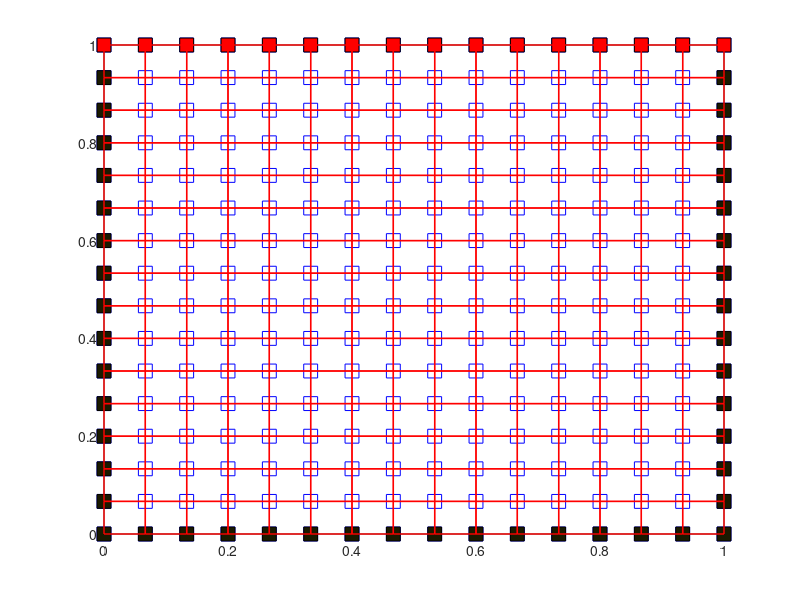

MATLAB code for this plot: (Note: this script raises an error after producing the figure.)
clc 
clear all
close all
q=0;
kcoef=1.0;
nex=15; % numero de elementos en x
ney=15; % numero de elementos en y
net=nex*ney; % numero total de elementos
nx=(nex + 1); % numero de nodos en x
ny=(ney + 1); % numero de nodos en y
nn=nx*ny; % numero de nodos totales 
Lx=1.0;Ly=1.0; % longitudes
dx=Lx/nex; 
dy=Ly/ney;
xe=zeros(2*nn,1); % vector posicion en maya
u=zeros(nn,1);    % vector solucion
ii=0;
nbc=zeros(nn,1);  % condiciondes de frontera
jj=0;jnb=0;
for j=1:ny
   
    for i=1:nx
        ii=ii + 1;%jj=jj +1;
        xe(2*ii-1,1)=dx*(i-1);
        xe(2*ii,1)=dy*(j-1);
         % nodos internos
         plot(xe(2*ii-1),xe(2*ii),'-s','MarkerEdgeColor','b','MarkerSize',10,'MarkerFaceColor',[1 1 1])
         hold on
         
         if ( xe(2*ii-1,1)<=Lx && xe(2*ii,1)== Ly ) % frontera
        jnb=jnb+1; % contador para frontera
        nbc(jnb,1)=ii; % posicion del nodo en la frontera
        u(ii,1)=1.0; % valor en ela frontera
        plot(xe(2*nbc(jnb,1)-1),xe(2*nbc(jnb,1)),'-s','MarkerEdgeColor','k','MarkerSize',10,'MarkerFaceColor',[1 0.0 0.0])
        hold on
         elseif( xe(2*ii-1,1)==0.0 && xe(2*ii,1)<= Ly )%xe(2*ii-1,1)==Lx & xe(2*ii,1)<= Ly)
             jnb =jnb +1;
             nbc(jnb,1)=ii;
             u(ii,1)=0;
             plot(xe(2*nbc(jnb,1)-1),xe(2*nbc(jnb,1)),'-s','MarkerEdgeColor','k','MarkerSize',10,'MarkerFaceColor',[0.1 0.1 0.0])
             hold on
          elseif( xe(2*ii-1,1)==Lx && xe(2*ii,1)<= Ly)
            jnb =jnb +1;
            nbc(jnb,1)=ii;
            plot(xe(2*nbc(jnb,1)-1),xe(2*nbc(jnb,1)),'-s','MarkerEdgeColor','k','MarkerSize',10,'MarkerFaceColor',[0.1 0.1 0.0])
            hold on
        elseif (xe(2*ii-1,1)<=Lx && xe(2*ii,1)== 0.0)
         jnb=jnb+1;
         nbc(jnb,1)=ii;
        u(ii,1)=0.0;
         plot(xe(2*nbc(jnb,1)-1),xe(2*nbc(jnb,1)),'-s','MarkerEdgeColor','k','MarkerSize',10,'MarkerFaceColor',[0.1 0.1 0.0]) 
        end
             
        
    end 
end
hold on
%  nbc
%  pause
% xe'
% axis([0 (Lx + 0.5*dx) 0 (Ly + 0.5*dy)])
% figure(2)
nee=zeros(net,4);
ii=1;

% matriz de concectividad y ensamble
for i=1:nex
    for j=1:ney
    xi=dx*(i-1) + 0.5*dx;
    yi=dy*(j-1)+ 0.5*dy;
    
     for k=1:nn
     dxe = xi - xe(2*k-1);
     dye = yi - xe(2*k);
     
     if(abs(dxe-0.5*dx)<1e-6 && abs(dye+0.5*dy)<1e-6 ) 
         nee(ii,4)=k;
     end
     
     if (abs(dxe+0.5*dx)<1e-6 && abs(dye+0.5*dy)<1e-6)
          nee(ii,3)=k;
     end
     if ((abs(dxe-0.5*dx)<1e-6 && abs(dye-0.5*dy)<1e-6))
          nee(ii,1)=k;
     end
     
     if((abs(dxe+0.5*dx)<1e-6 && abs(dye-0.5*dy)<1e-6))
          nee(ii,2)=k;
     end
     
     end
     ii =ii +1;
%      i
%      j
%     plot(xi,yi,'s')
%     hold on
    end
end
% axis([0.5*dx (Lx + 0.5*dx) 0.5*dy (Ly + 0.5*dy)])
% enlace numero de nodos
ni=4;
xee=zeros(ni,2);
for i=1:net
   for j=1:ni
%        xe(2*nee(i,j)-1);
%        xe(2*nee(i,j));
       xee(j,1)=xe(2*nee(i,j)-1);
       xee(j,2)=xe(2*nee(i,j));
   end
   face = [1 2 3 4];
%figure
patch('Faces',face,'Vertices',xee,'EdgeColor','red','FaceColor','none','LineWidth',1);
hold on
end
% pause
kee=zeros(nn,nn);qee=zeros(nn,1);
nf=4;
 for i=1:net
ke=zeros(nf,nf);
qe=zeros(nf,1);
dfdx=zeros(nf,2);
f=zeros(nf,1);
knee=zeros(nf,nf);

 ni=2;
 xi=zeros(ni,2);
 wi=ones(ni,2);
 wi(:,1)=1;

 xi(1,1)= -sqrt(1/3);%xi(2)=0;
 xi(1,2)=  -sqrt(1/3);
 xi(2,1)=   sqrt(1/3);%xi(2)=0;
 xi(2,2)=  sqrt(1/3);
% ensamble del vector qee
for k1=1:nf
    int_k =0;
    % integracion mediante cuadratura
    for ii=1:ni
        for jj=1:ni
          xii= xi(ii,1);% variable ξ
                yii= xi(jj,2); % variable η
                %% funciones de interpolacion y sus derivadas
                f(1)=0.25*(1-xii)*(1-yii);dfdx(1,1)=-0.25*(1-yii);dfdx(1,2)=-0.25*(1-xii);
                f(2)=0.25*(1+xii)*(1-yii);dfdx(2,1)=0.25*(1-yii);dfdx(2,2)=-0.25*(1+xii);
                f(3)=0.25*(1+xii)*(1+yii);dfdx(3,1)=0.25*(1+yii);dfdx(3,2)=0.25*(1+xii);
                f(4)=0.25*(1-xii)*(1+yii);dfdx(4,1)=-0.25*(1+yii);dfdx(4,2)=0.25*(1-xii);
                %% calcular la matrix jacobiana J, la inversa y el Jacobiano det(J)
                for i1=1:2
                    jnx=0.0;jny=0.0;
                    for j1=1:nf
                        jnx = jnx + xe(2*nee(i,j1)-1,1)*dfdx(j1,i1);
                        jny = jny + xe(2*nee(i,j1),1)*dfdx(j1,i1);
                    end
                    Jacb(i1,1)=jnx; %#ok<SAGROW>
                    Jacb(i1,2)=jny; %#ok<SAGROW>
                end
                iJacb=inv(Jacb); % determiante de la matriz
                jdet=det(Jacb); % determinante jacobainao
                int_k = int_k + jdet*0.5*wi(ii,1)*wi(jj,1)*0.0*f(k1);
        end
    end
 %% Ensamble de qee
           qe(k1,1)=int_k;
         
            for ii=1:nn
                
                    if (ii==nee(i,k1) )
                         qee(ii,1)=qee(ii,1) +   0.0;
                    end
                
            end
end

Jacb=zeros(2,2);
  
 for k1=1:nf
    for k2=1:nf
        
   int_k=0.0;     
 for ii=1:ni
      for jj=1:ni
     xii=(xi(ii,1));
     yii=(xi(jj,2));
     f(1)= 0.25*(1-xii)*(1-yii);dfdx(1,1)=-0.25*(1-yii);dfdx(1,2)=-0.25*(1-xii);
     f(2)= 0.25*(1+xii)*(1-yii);dfdx(2,1)=0.25*(1-yii);dfdx(2,2)=-0.25*(1+xii);
     f(3)= 0.25*(1+xii)*(1+yii);dfdx(3,1)=0.25*(1+yii);dfdx(3,2)=0.25*(1+xii);
     f(4)= 0.25*(1-xii)*(1+yii);dfdx(4,1)=-0.25*(1+yii);dfdx(4,2)=0.25*(1-xii);
     for j1=1:2
         jnx=0;jny=0;
             for i1=1:4
             jnx = jnx +xe(2*nee(i,i1)-1)*dfdx(i1,j1);
             jny = jny +xe(2*nee(i,i1))*dfdx(i1,j1);
             end
             Jacb(j1,1)=jnx;
             Jacb(j1,2)=jny;
     end

     jd=det(Jacb); % determinante jacobiano
     iJacob=inv(Jacb);
     dxx=(iJacob(1,1)*dfdx(k1,1) + iJacob(1,2)*dfdx(k1,2))*(iJacob(1,1)*dfdx(k2,1) + iJacob(1,2)*dfdx(k2,2) );
     dyy=(iJacob(2,1)*dfdx(k1,1) + iJacob(2,2)*dfdx(k1,2))*(iJacob(2,1)*dfdx(k2,1) + iJacob(2,2)*dfdx(k2,2) );
     int_k =  int_k + jd*0.5*wi(ii,1)*wi(jj,2)*(kcoef*dxx + kcoef*dyy); 
      end
 end
 %% ensamble de Ke
 %ke(k1,k2)=int_k;
 
 % for ii=1:nn
 %     for jj=1:nn
 % 
 %       if(ii==nee(i,k1) && jj==nee(i,k2)) 
 %           kee(ii,jj)=  kee(ii,jj) + ke(k1,k2);
 %if(ii==nee(i,k1) && jj==nee(i,k2)) 
 kee(nee(i,k1),nee(i,k2))=  kee(nee(i,k1),nee(i,k2)) + int_k;
 %end
 %       end
 %     end
 % end
    end
 end

  
 end
%% condiciones de frontera
for i=1:jnb
    ii=nbc(i,1);
    kee(ii,:)=0.0;
    kee(ii,ii)=1;
    qee(ii,1)=u(ii,1);
end

%% solucion del sistema de ecuaciones
u=inv(kee)*qee; %#ok<MINV>

%% Interpolacion-postprocesamiento
Tint = TriScatteredInterp( xe(1:2:2*nn - 1),xe(2:2:2*nn),u,'natural'); %#ok<DTRIINT>

 ni = 70;dx = Lx/(ni - 1);
 [x y] = meshgrid(0:dx:Lx,0:dx:Lx);
 um=zeros(ni,ni);
for i = 1: ni
    for j = 1:ni
        um(i,j) = Tint( x(i,j), y(i,j) );
    end
end
figure; 
axes('FontSize',18,'LineWidth',1.5');
hold on;
contourf(x,y,um)
axis([0 1 0 1]);
xlabel('x','FontSize',18)
ylabel('y','FontSize',18)
colorbar
%%%%
